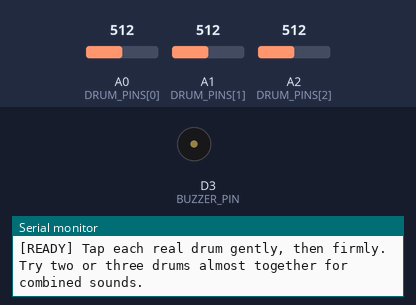
A sketch run on a simulated Arduino Zero (SAMD21). On the bench: buzzer (waves = sounding), the last lines printed to the serial monitor. The inputs (shaded band) are chosen by the test bench; at power-on: A0 (DRUM_PINS[0]) = 512, A1 (DRUM_PINS[1]) = 512, A2 (DRUM_PINS[2]) = 512 (analog values on the 0–1023 scale).

Above: at 2.6 s.
2.7 s: A0 (DRUM_PINS[0]) set to 716
At 3.1 s:
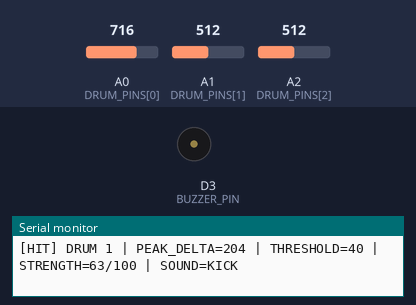
4.3 s: A1 (DRUM_PINS[1]) set to 716
At 5.7 s:
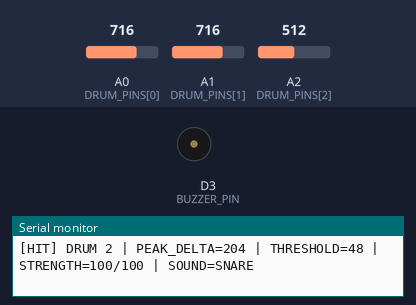
7.3 s: A2 (DRUM_PINS[2]) set to 716
At 7.7 s:
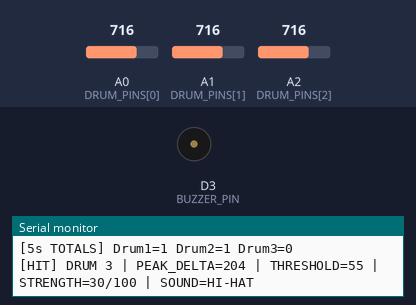
Timing chart, 0 to 10.3 s (numbered marks = the images above; inputs shaded):
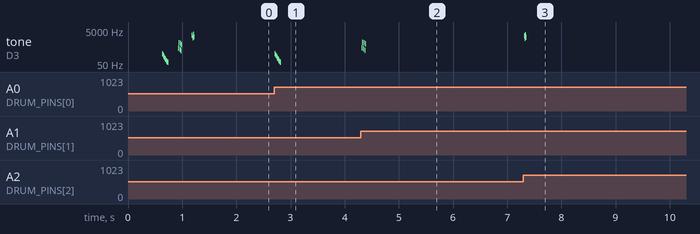

Measured:
- after the input at 2.7 s, tone on D3 (BUZZER_PIN): plays 201 Hz for 0.01 s, 166 Hz for 0.02 s, 132 Hz for 0.01 s, 109 Hz for 0.01 s, 92 Hz for 0.01 s, 80 Hz for 0.01 s … (8 notes in this stretch), starting at once
- after the input at 4.3 s, tone on D3 (BUZZER_PIN): plays 462 Hz for 0.01 s, 975 Hz for 0.01 s, 400 Hz for 0.01 s, 900 Hz for 0.02 s, 325 Hz for 0.01 s, 762 Hz for 0.01 s, starting at once
- after the input at 7.3 s, tone on D3 (BUZZER_PIN): plays 2247 Hz for 0.01 s, 1658 Hz for 0.01 s, 2675 Hz for 0.01 s, 1872 Hz for 0.01 s, starting at once

The sketch:

test_buzzer.ino
```cpp
/*
  RHYTHM OF LIGHT — TEST 04: PASSIVE BUZZER

  Arduino MKR WiFi 1010
  REAL piezo drums: A0, A1, A2
  ONE passive buzzer: signal (+) -> D3, negative (-) -> GND

  Expected sounds:
    Drum 1 / A0: KICK (short descending low pitch)
    Drum 2 / A1: SNARE (rapid alternating pitches)
    Drum 3 / A2: HI-HAT (short high-pitched ticks)
    Two hits within 90 ms: DOUBLE sound
    Three hits within 90 ms: TRIPLE sound

  Hit strength changes pitch and duration. A simple passive buzzer
  cannot reproduce a sampled drum or offer genuine volume control.

  This standalone test uses no WiFi, MQTT, OLED or LED code.
  Keep all piezo input protection circuits connected correctly.
*/

const byte BUZZER_PIN = 3;  // D3, not A3
const byte DRUM_COUNT = 3;
const byte DRUM_PINS[DRUM_COUNT] = {A0, A1, A2};

// Adjust separately if a drum triggers without a hit, or misses light taps.
int HIT_THRESHOLD[DRUM_COUNT] = {40, 48, 55};
const int STRONG_PEAK[DRUM_COUNT] = {300, 150, 550};

const unsigned long PEAK_WINDOW_MS = 12;
const unsigned long COOLDOWN_MS = 150;
const unsigned long REARM_QUIET_MS = 25;
const unsigned long COMBO_WINDOW_MS = 90;

float baseline[DRUM_COUNT] = {0, 0, 0};
bool capturing[DRUM_COUNT] = {false, false, false};
bool armed[DRUM_COUNT] = {true, true, true};
bool hasHit[DRUM_COUNT] = {false, false, false};
int capturePeak[DRUM_COUNT] = {0, 0, 0};
unsigned long captureStart[DRUM_COUNT] = {0, 0, 0};
unsigned long lastHitTime[DRUM_COUNT] = {0, 0, 0};
unsigned long quietStart[DRUM_COUNT] = {0, 0, 0};
unsigned long totalHits[DRUM_COUNT] = {0, 0, 0};

byte comboMask = 0;
unsigned long comboFirstTime = 0;
unsigned long lastSummary = 0;

enum SoundKind {
  SOUND_NONE = -1,
  SOUND_KICK = 0,
  SOUND_SNARE = 1,
  SOUND_HAT = 2,
  SOUND_DOUBLE = 3,
  SOUND_TRIPLE = 4
};

// Frequencies are a deliberately buzzer-friendly approximation,
// not samples of an acoustic drum kit.
const uint16_t SOUND_FREQ[5][8] = {
  {175, 145, 115, 95, 80, 70, 60, 55},       // KICK
  {370, 780, 320, 720, 260, 610, 0, 0},    // SNARE
  {2100, 1550, 2500, 1750, 0, 0, 0, 0},    // HI-HAT
  {750, 1280, 850, 1450, 690, 1100, 0, 0},// DOUBLE
  {1950, 1580, 1220, 900, 710, 520, 380, 260} // TRIPLE
};

const byte SOUND_STEPS[5] = {8, 6, 4, 6, 8};
const byte SOUND_STEP_MS[5] = {12, 10, 10, 11, 12};

SoundKind currentSound = SOUND_NONE;
unsigned long soundStart = 0;
byte previousSoundStep = 255;
int soundStrength = 50;

int countBits(byte mask) {
  int count = 0;
  for (byte i = 0; i < DRUM_COUNT; ++i) {
    if (mask & (1 << i)) ++count;
  }
  return count;
}

int hitStrength(byte drum, int peak) {
  int bottom = HIT_THRESHOLD[drum];
  int upper = STRONG_PEAK[drum];
  if (upper <= bottom) upper = bottom + 1;
  long value = 1 + (long)(peak - bottom) * 99 / (upper - bottom);
  if (value < 1) value = 1;
  if (value > 100) value = 100;
  return (int)value;
}

const char* soundName(SoundKind sound) {
  switch (sound) {
    case SOUND_KICK: return "KICK";
    case SOUND_SNARE: return "SNARE";
    case SOUND_HAT: return "HI-HAT";
    case SOUND_DOUBLE: return "DOUBLE";
    case SOUND_TRIPLE: return "TRIPLE";
    default: return "NONE";
  }
}

void updateSound(unsigned long now) {
  if (currentSound == SOUND_NONE) return;
  byte kind = (byte)currentSound;

  // Stronger hits sound slightly longer and higher in pitch.
  unsigned long stepMs = SOUND_STEP_MS[kind] + soundStrength / 25;
  byte step = (byte)((now - soundStart) / stepMs);

  if (step >= SOUND_STEPS[kind]) {
    noTone(BUZZER_PIN);
    currentSound = SOUND_NONE;
    return;
  }

  if (step != previousSoundStep) {
    previousSoundStep = step;
    int freq = SOUND_FREQ[kind][step];
    freq = freq * (100 + soundStrength / 4) / 100;
    if (freq > 0) tone(BUZZER_PIN, freq);
    else noTone(BUZZER_PIN);
  }
}

void playSound(SoundKind kind, int strength, unsigned long now) {
  noTone(BUZZER_PIN); // One buzzer can play one tone at a time.
  currentSound = kind;
  soundStrength = strength;
  if (soundStrength < 1) soundStrength = 1;
  if (soundStrength > 100) soundStrength = 100;
  soundStart = now;
  previousSoundStep = 255;
  updateSound(now);
}

void registerHit(byte drum, int peak, unsigned long now) {
  hasHit[drum] = true;
  lastHitTime[drum] = now;
  totalHits[drum]++;
  int strength = hitStrength(drum, peak);

  if (comboMask == 0 || now - comboFirstTime > COMBO_WINDOW_MS) {
    comboMask = (1 << drum);
    comboFirstTime = now;
  } else {
    comboMask |= (1 << drum);
  }

  int hitCount = countBits(comboMask);
  SoundKind kind = (SoundKind)drum;
  if (hitCount == 2) kind = SOUND_DOUBLE;
  if (hitCount >= 3) kind = SOUND_TRIPLE;
  playSound(kind, strength, now);

  Serial.print(F("[HIT] DRUM "));
  Serial.print(drum + 1);
  Serial.print(F(" | PEAK_DELTA="));
  Serial.print(peak);
  Serial.print(F(" | THRESHOLD="));
  Serial.print(HIT_THRESHOLD[drum]);
  Serial.print(F(" | STRENGTH="));
  Serial.print(strength);
  Serial.print(F("/100 | SOUND="));
  Serial.println(soundName(kind));

  if (hitCount >= 2) {
    Serial.print(F("[COMBO] "));
    Serial.print(hitCount);
    Serial.println(F(" drums detected. The buzzer switched to a combined sound."));
  }
}

void sampleRealDrums(unsigned long now) {
  for (byte drum = 0; drum < DRUM_COUNT; ++drum) {
    int raw = analogRead(DRUM_PINS[drum]);
    int delta = raw - (int)baseline[drum];
    if (delta < 0) delta = -delta;
    int releaseLimit = HIT_THRESHOLD[drum] * 45 / 100;

    // Slowly follow the resting voltage, but never an active hit.
    if (!capturing[drum] && delta < releaseLimit) {
      baseline[drum] = 0.998f * baseline[drum] + 0.002f * raw;
    }

    if (capturing[drum]) {
      if (delta > capturePeak[drum]) capturePeak[drum] = delta;
      if (now - captureStart[drum] >= PEAK_WINDOW_MS) {
        capturing[drum] = false;
        registerHit(drum, capturePeak[drum], now);
        armed[drum] = false;
        quietStart[drum] = 0;
      }
      continue;
    }

    if (!armed[drum]) {
      if (delta <= releaseLimit) {
        if (quietStart[drum] == 0) quietStart[drum] = now;
        if (now - quietStart[drum] >= REARM_QUIET_MS &&
            now - lastHitTime[drum] >= COOLDOWN_MS) {
          armed[drum] = true;
        }
      } else {
        quietStart[drum] = 0;
      }
      continue;
    }

    if (delta >= HIT_THRESHOLD[drum] &&
        (!hasHit[drum] || now - lastHitTime[drum] >= COOLDOWN_MS)) {
      capturing[drum] = true;
      captureStart[drum] = now;
      capturePeak[drum] = delta;
      armed[drum] = false;
    }
  }
}

void printSummary() {
  Serial.print(F("[5s TOTALS] Drum1="));
  Serial.print(totalHits[0]);
  Serial.print(F(" Drum2="));
  Serial.print(totalHits[1]);
  Serial.print(F(" Drum3="));
  Serial.println(totalHits[2]);
}

void setup() {
  Serial.begin(115200);
  unsigned long waitStart = millis();
  while (!Serial && millis() - waitStart < 2500UL) {}

  pinMode(BUZZER_PIN, OUTPUT);
  noTone(BUZZER_PIN);
  analogReadResolution(10);

  Serial.println(F("=========================================="));
  Serial.println(F("TEST 04 — PASSIVE BUZZER + REAL DRUMS"));
  Serial.println(F("A0=KICK | A1=SNARE | A2=HI-HAT | BUZZER=D3"));
  Serial.println(F("Only ONE passive buzzer is required."));
  Serial.println(F("Keep all pads still for baseline calibration."));

  for (byte drum = 0; drum < DRUM_COUNT; ++drum) {
    pinMode(DRUM_PINS[drum], INPUT);
    long sum = 0;
    for (int sample = 0; sample < 100; ++sample) {
      sum += analogRead(DRUM_PINS[drum]);
      delay(2);
    }
    baseline[drum] = sum / 100.0f;
    Serial.print(F("[CAL] Drum "));
    Serial.print(drum + 1);
    Serial.print(F(" baseline="));
    Serial.println((int)baseline[drum]);
  }

  // Hardware self-test: this drives D3 directly. It does not pretend
  // that any piezo input was hit.
  Serial.println(F("[SELF TEST] Three sounds: kick, snare, hi-hat"));
  for (int kind = SOUND_KICK; kind <= SOUND_HAT; ++kind) {
    playSound((SoundKind)kind, 60, millis());
    while (currentSound != SOUND_NONE) updateSound(millis());
    delay(180);
  }
  Serial.println(F("[READY] Tap each real drum gently, then firmly."));
  Serial.println(F("Try two or three drums almost together for combined sounds."));
  lastSummary = millis();
}

void loop() {
  unsigned long now = millis();
  sampleRealDrums(now);
  updateSound(now); // Non-blocking sound envelope.
  if (now - lastSummary >= 5000UL) {
    printSummary();
    lastSummary = now;
  }
}
```
